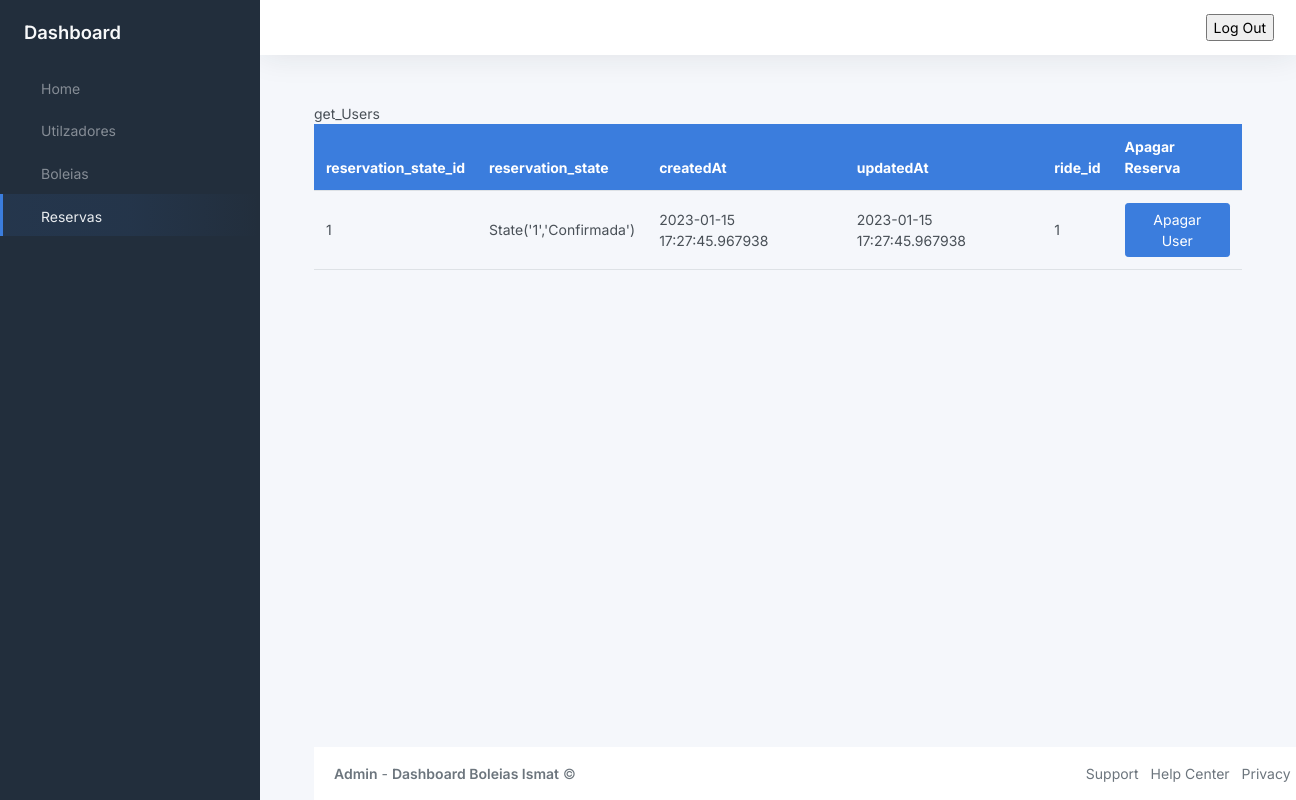
The page /reservaPage on the database as committed earlier.
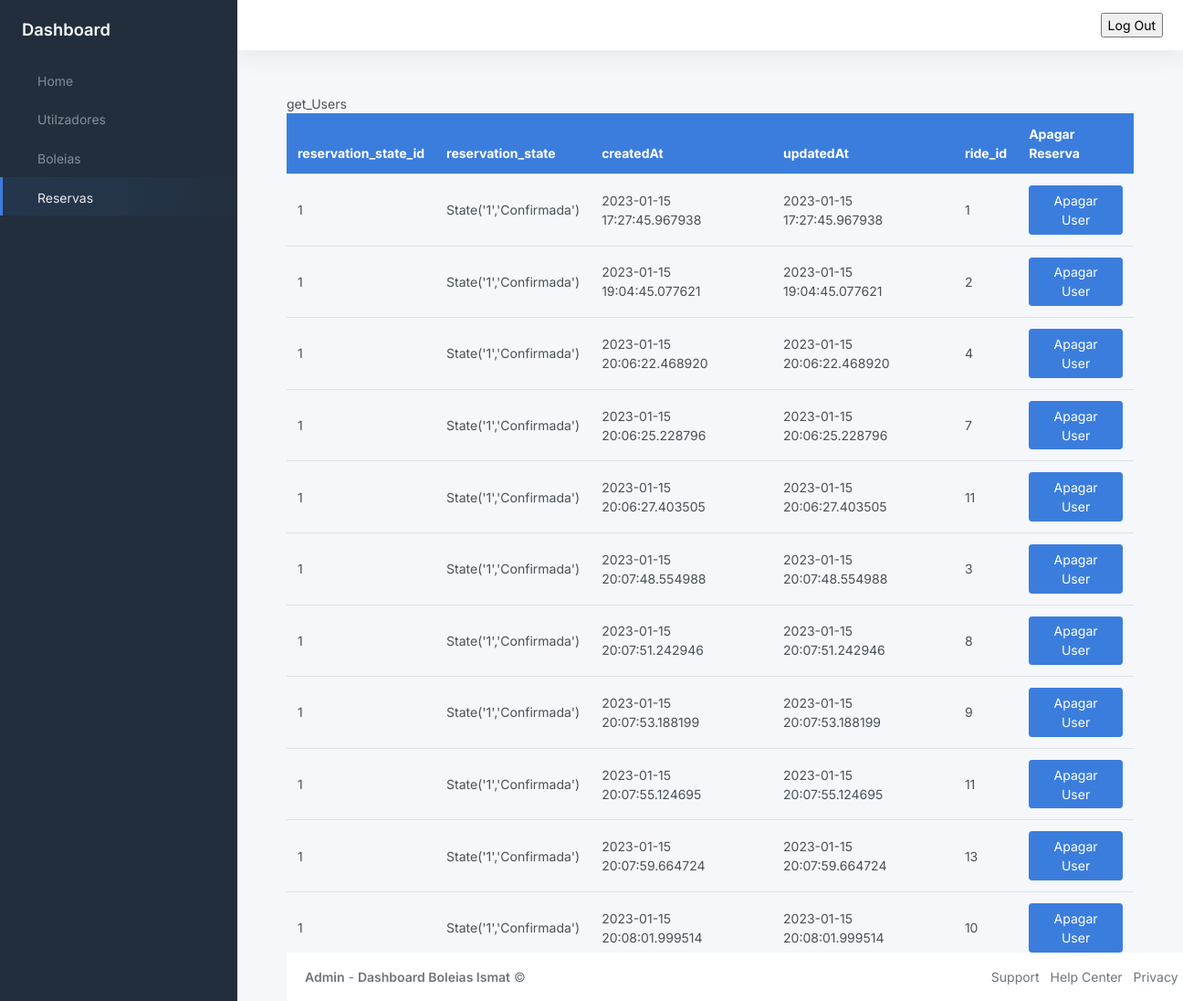
The same page on the database as committed later.
### BackOffice/models.py (models this page shows, shortened)
class Reservation(db.Model):
	__tablename__ = 'reservation'
	__table_args__ = (db.UniqueConstraint('passenger_id', 'ride_id'),)
	id = db.Column(db.Integer, primary_key=True)
	passenger_id = db.Column('passenger_id', db.ForeignKey('user.id'), nullable=False)
	passenger = db.relationship('User', backref='reservation')
	ride_id = db.Column('ride_id', db.ForeignKey('ride.id'), nullable=False)
	ride = db.relationship('Ride', backref='reservation')
	reservation_state_id = db.Column('reservation_state_id', db.ForeignKey('reservation_state.id'), default=1, nullable=False)
	reservation_state = db.relationship('ReservationState', backref='reservation')
	createdAt = db.Column(db.DateTime, default=datetime.now)
	updatedAt = db.Column(db.DateTime, default=datetime.now)

class ReservationState(db.Model):
	__tablename__ = 'reservation_state'
	id =  db.Column(db.Integer, primary_key=True)
	state = db.Column(db.String(20), nullable=False) #se boleia esta em progresso, espera, cancelada
	def __repr__(self) -> str:
		return f"State('{self.id}','{self.state}')"

### BackOffice/ReservasModule/__init__.py (the view)
@reservaModule.route('/reservaPage', methods=['GET', 'POST'])
def toReservaPage():
    if current_user.is_authenticated:
        print("Noice")
    else:
        print("Not Noice")
    get_Reserva= db.session.query(Reservation).all()
    form = AdminForm()
    return render_template("reservas.html", title="Login", get_Reserva = get_Reserva)

### BackOffice/forms.py
class AdminForm(FlaskForm):
    student_number = StringField(label="Numero Estudante", validators=[InputRequired(), Length(min=9, max=9)])
    password = PasswordField(label="Password", validators=[InputRequired(),  Length(min=8, max=255)])
    login = SubmitField(id="bt")

### BackOffice/templates/reservas.html (shortened to what this page needs)
{% extends 'index.html'%}
{% block navOptions %}
    <ul class="sidebar-nav">
        <li class="sidebar-item">
            <a class="sidebar-link" href="{{url_for('homeModule.toHomePage')}}">
                 <span class="align-middle">Home</span>
            </a>
        </li>
        <li class="sidebar-item  ">
            <a class="sidebar-link" href="{{url_for('userModule.toUsersPage')}}">
                 <span class="align-middle">Utilzadores</span>
            </a>
        </li>
        <li class="sidebar-item">
            <a class="sidebar-link" href="{{url_for('rideModule.toRidePage')}}">
                 <span class="align-middle">Boleias</span>
            </a>
        </li>
        <li class="sidebar-item  active">
            <a class="sidebar-link" href="{{url_for('reservaModule.toReservaPage')}}">
                 <span class="align-middle">Reservas</span>
            </a>
        </li>
    </ul>
{% endblock navOptions %}
{% block content %}
<div class="container-md" id="table">
    <div class="table-responsive">
        <table class="table display nowrap" id="tabela">
            <thead class="bg-primary text-white">
                <tr>
                    <th>reservation_state_id</th>
                    <th>reservation_state</th>
                    <th>createdAt</th>
                    <th>updatedAt</th>
                    <th>ride_id</th>
                    <th>Apagar Reserva</th>
                </tr>
            </thead>
            <tbody>
                {% for reserva in get_Reserva %}
                <tr>
                <td>{{reserva.reservation_state_id}}</td>
                <td>{{reserva.reservation_state}}</td>
                <td>{{reserva.createdAt}}</td>
                <td>{{reserva.updatedAt}}</td>
                <td>{{reserva.ride_id}}</td>
                <td><button class="Apagar btn btn-primary" id="{{reserva.id}}">Apagar User</button></td>
            </tr>
            {% endfor %}
            </tbody>
    </div>
</div>
{% endblock content %}

Rows that differ between the two databases and show on the page:
added Reservation: reservation_state_id "1", reservation_state "State('1','Confirmada')", createdAt "2023-01-15 19:04:45.077621", updatedAt "2023-01-15 19:04:45.077621", ride_id "2"
added Reservation: reservation_state_id "1", reservation_state "State('1','Confirmada')", createdAt "2023-01-15 20:06:22.468920", updatedAt "2023-01-15 20:06:22.468920", ride_id "4"
added Reservation: reservation_state_id "1", reservation_state "State('1','Confirmada')", createdAt "2023-01-15 20:06:25.228796", updatedAt "2023-01-15 20:06:25.228796", ride_id "7"
added Reservation: reservation_state_id "1", reservation_state "State('1','Confirmada')", createdAt "2023-01-15 20:06:27.403505", updatedAt "2023-01-15 20:06:27.403505", ride_id "11"
added Reservation: reservation_state_id "1", reservation_state "State('1','Confirmada')", createdAt "2023-01-15 20:07:48.554988", updatedAt "2023-01-15 20:07:48.554988", ride_id "3"
added Reservation: reservation_state_id "1", reservation_state "State('1','Confirmada')", createdAt "2023-01-15 20:07:51.242946", updatedAt "2023-01-15 20:07:51.242946", ride_id "8"
added Reservation: reservation_state_id "1", reservation_state "State('1','Confirmada')", createdAt "2023-01-15 20:07:53.188199", updatedAt "2023-01-15 20:07:53.188199", ride_id "9"
added Reservation: reservation_state_id "1", reservation_state "State('1','Confirmada')", createdAt "2023-01-15 20:07:55.124695", updatedAt "2023-01-15 20:07:55.124695", ride_id "11"
added Reservation: reservation_state_id "1", reservation_state "State('1','Confirmada')", createdAt "2023-01-15 20:07:59.664724", updatedAt "2023-01-15 20:07:59.664724", ride_id "13"
added Reservation: reservation_state_id "1", reservation_state "State('1','Confirmada')", createdAt "2023-01-15 20:08:01.999514", updatedAt "2023-01-15 20:08:01.999514", ride_id "10"
